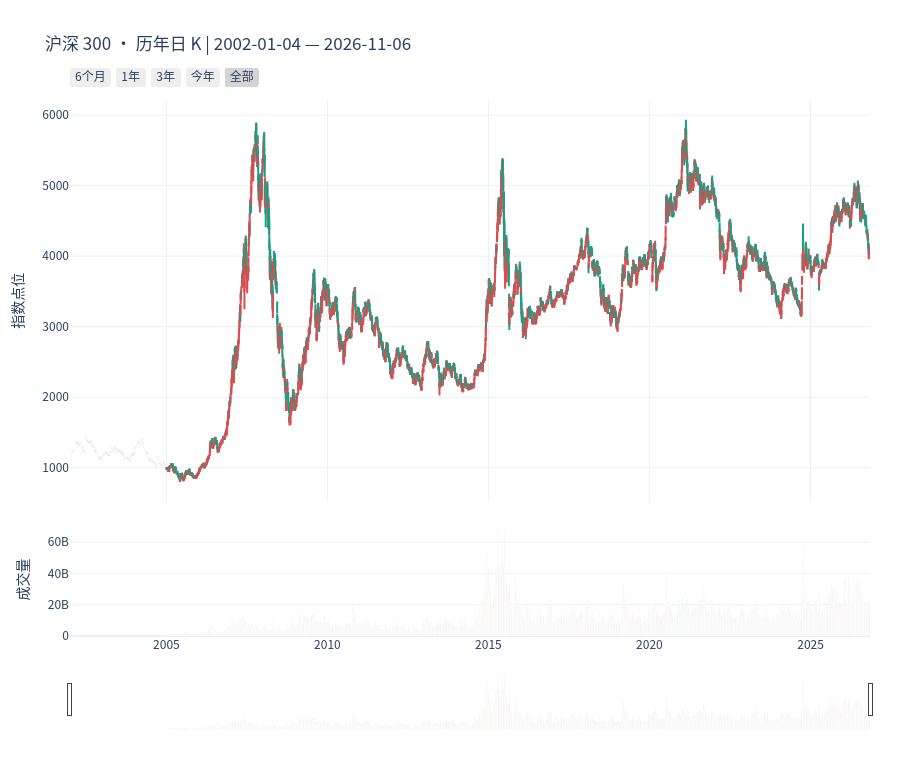

Write notebook code for a chart like this one.
### Markdown cell above
## 交互式日 K 线与成交量

全历史数据较密集，可选择 1 年或 3 年看清蜡烛；日历坐标会保留周末和节假日间隔。图表同时导出为可离线打开的 HTML。

### Code cell
fig = make_subplots(
    rows=2, cols=1, shared_xaxes=True,
    vertical_spacing=0.04, row_heights=[0.78, 0.22],
)
fig.add_trace(go.Candlestick(
    x=df["date"], open=df["open"], high=df["high"],
    low=df["low"], close=df["close"], name="沪深 300 日 K",
    increasing_line_color="#e5484d", decreasing_line_color="#16a085",
), row=1, col=1)
colors = ["#e5484d" if close >= opening else "#16a085"
          for opening, close in zip(df["open"], df["close"])]
fig.add_trace(go.Bar(
    x=df["date"], y=df["volume"], marker_color=colors, name="成交量（原始口径）",
), row=2, col=1)
fig.update_layout(
    title=f"沪深 300 · 历年日 K | {df.date.min():%Y-%m-%d} — {df.date.max():%Y-%m-%d}",
    template="plotly_white", height=780, showlegend=False,
    margin=dict(l=70, r=30, t=100, b=50),
    font=dict(family="Noto Sans CJK SC, Microsoft YaHei, sans-serif"),
)
fig.update_yaxes(title_text="指数点位", fixedrange=False, row=1, col=1)
fig.update_yaxes(title_text="成交量", rangemode="tozero", row=2, col=1)
fig.update_xaxes(rangeslider_visible=False, row=1, col=1)
fig.update_xaxes(
    rangeselector=dict(buttons=[
        dict(count=6, label="6个月", step="month", stepmode="backward"),
        dict(count=1, label="1年", step="year", stepmode="backward"),
        dict(count=3, label="3年", step="year", stepmode="backward"),
        dict(count=1, label="今年", step="year", stepmode="todate"),
        dict(label="全部", step="all"),
    ]), row=1, col=1,
)
fig.update_xaxes(rangeslider=dict(visible=True, thickness=0.10), row=2, col=1)
html_path = OUTPUT_DIR / "csi300_daily_kline.html"
fig.write_html(html_path, include_plotlyjs=True, full_html=True)
print(f"离线交互图：{html_path}")
fig.show(renderer="plotly_mimetype")

### Figure 1 — Plotly figure (JSON) as saved in the notebook; plotly's stock layout.template omitted (floating-point values rounded to 4 significant figures; data arrays with more than 128 entries replaced by an {"elided": "..."} marker saying what was removed)
{"data": [{"close": {"elided": "6025 float values"}, "decreasing": {"line": {"color": "#16a085"}}, "high": {"elided": "6025 float values"}, "increasing": {"line": {"color": "#e5484d"}}, "low": {"elided": "6025 float values"}, "name": "沪深 300 日 K", "open": {"elided": "6025 float values"}, "type": "candlestick", "x": {"elided": "6025 str values"}, "xaxis": "x", "yaxis": "y"}, {"marker": {"color": {"elided": "6025 str values"}}, "name": "成交量（原始口径）", "type": "bar", "x": {"elided": "6025 str values"}, "xaxis": "x2", "y": {"elided": "6025 int values"}, "yaxis": "y2"}], "layout": {"font": {"family": "Noto Sans CJK SC, Microsoft YaHei, sans-serif"}, "height": 780, "margin": {"b": 50, "l": 70, "r": 30, "t": 100}, "showlegend": false, "title": {"text": "沪深 300 · 历年日 K | 2002-01-04 — 2026-11-06"}, "xaxis": {"anchor": "y", "domain": [0.0, 1.0], "matches": "x2", "rangeselector": {"buttons": [{"count": 6, "label": "6个月", "step": "month", "stepmode": "backward"}, {"count": 1, "label": "1年", "step": "year", "stepmode": "backward"}, {"count": 3, "label": "3年", "step": "year", "stepmode": "backward"}, {"count": 1, "label": "今年", "step": "year", "stepmode": "todate"}, {"label": "全部", "step": "all"}]}, "rangeslider": {"visible": false}, "showticklabels": false}, "xaxis2": {"anchor": "y2", "domain": [0.0, 1.0], "rangeslider": {"thickness": 0.1, "visible": true}}, "yaxis": {"anchor": "x", "domain": [0.2512, 1.0], "fixedrange": false, "title": {"text": "指数点位"}}, "yaxis2": {"anchor": "x2", "domain": [0.0, 0.2112], "rangemode": "tozero", "title": {"text": "成交量"}}}}
